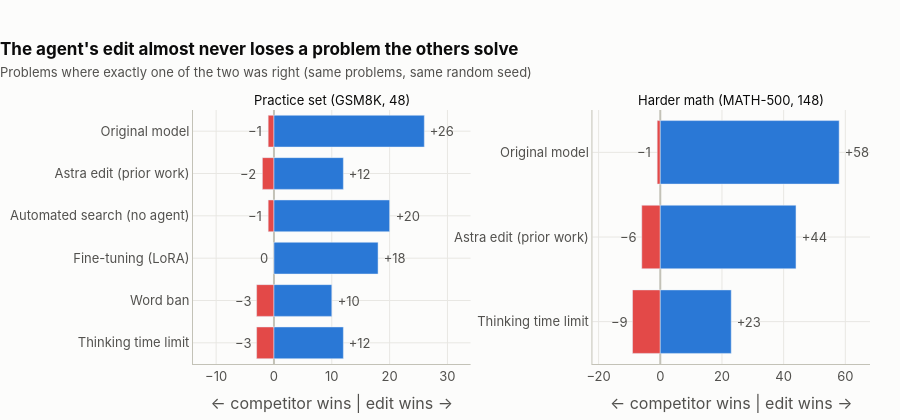

Source (notebook cell):
### Markdown cell above
## 3. Head-to-head, problem by problem

Overall percentages can hide noise. Here every competitor is run on the **same problems with the same random
seed** as the agent's edit, and we count only the problems where exactly one of the two got it right.
- **Blue (right):** problems the agent's edit rescued, meaning the edit solved them and the competitor did not.
- **Red (left):** problems the competitor solved that the edit missed.

### Code cell
def paired(tag, a, b):
    ra, rb = rows(tag, a), rows(tag, b)
    win = sum(y["correct"] and not x["correct"] for x, y in zip(ra, rb))
    lose = sum(x["correct"] and not y["correct"] for x, y in zip(ra, rb))
    return win, lose, len(ra)

A1 = "m2a_a1_062959_102"
fig = make_subplots(rows=1, cols=2, shared_yaxes=False, horizontal_spacing=0.18,
                    subplot_titles=[SETS["dev48"], SETS["math148"]])
for j, tag in enumerate(["dev48", "math148"], start=1):
    comps = [a for a in ["base", "astra", "m2a_naive", "ft_sft_ep2", "lbx_w10_t1", "bf4096"] if has(tag, a)]
    for c in comps:
        w, l, n = paired(tag, c, A1)
        both = n - w - l
        fig.add_bar(y=[label(c)], x=[-l], orientation="h", marker_color=RED, showlegend=False,
                    customdata=[[label(c), l, w, both]],
                    hovertemplate="<b>vs %{customdata[0]}</b><br>%{customdata[1]} problems: only the competitor got it right<br>%{customdata[2]} problems: only the agent's edit got it right<br>%{customdata[3]} problems: same result for both<extra></extra>",
                    col=j, row=1)
        fig.add_bar(y=[label(c)], x=[w], orientation="h", marker_color=BLUE, showlegend=False,
                    customdata=[[label(c), l, w, both]], hovertemplate=fig.data[-1].hovertemplate, col=j, row=1)
        fig.add_annotation(x=w, y=label(c), text=f" +{w}", showarrow=False, xanchor="left", font=dict(color=INK2), col=j, row=1)
        fig.add_annotation(x=-l, y=label(c), text=f"−{l} " if l else "0 ", showarrow=False, xanchor="right", font=dict(color=INK2), col=j, row=1)
    fig.update_yaxes(categoryorder="array", categoryarray=[label(a) for a in comps[::-1]], col=j)
fig.update_layout(barmode="relative")
fig.update_xaxes(title="← competitor wins | edit wins →", zeroline=True, zerolinecolor=INK2)
fig.update_xaxes(range=[-14, 34], col=1); fig.update_xaxes(range=[-22, 68], col=2)
style(fig, 420, "The agent's edit almost never loses a problem the others solve",
      "Problems where exactly one of the two was right (same problems, same random seed)")
for a in fig.layout.annotations[:2]:
    a.font = dict(size=13, color=INK)
show(fig)

### Figure 1 — Plotly figure (JSON) as saved in the notebook; plotly's stock layout.template omitted (floating-point values rounded to 4 significant figures)
{"data": [{"customdata": [["Original model", 1, 26, 21]], "hovertemplate": "<b>vs %{customdata[0]}</b><br>%{customdata[1]} problems: only the competitor got it right<br>%{customdata[2]} problems: only the agent's edit got it right<br>%{customdata[3]} problems: same result for both<extra></extra>", "marker": {"color": "#e34948"}, "orientation": "h", "showlegend": false, "type": "bar", "x": [-1], "xaxis": "x", "y": ["Original model"], "yaxis": "y"}, {"customdata": [["Original model", 1, 26, 21]], "hovertemplate": "<b>vs %{customdata[0]}</b><br>%{customdata[1]} problems: only the competitor got it right<br>%{customdata[2]} problems: only the agent's edit got it right<br>%{customdata[3]} problems: same result for both<extra></extra>", "marker": {"color": "#2a78d6"}, "orientation": "h", "showlegend": false, "type": "bar", "x": [26], "xaxis": "x", "y": ["Original model"], "yaxis": "y"}, {"customdata": [["Astra edit (prior work)", 2, 12, 34]], "hovertemplate": "<b>vs %{customdata[0]}</b><br>%{customdata[1]} problems: only the competitor got it right<br>%{customdata[2]} problems: only the agent's edit got it right<br>%{customdata[3]} problems: same result for both<extra></extra>", "marker": {"color": "#e34948"}, "orientation": "h", "showlegend": false, "type": "bar", "x": [-2], "xaxis": "x", "y": ["Astra edit (prior work)"], "yaxis": "y"}, {"customdata": [["Astra edit (prior work)", 2, 12, 34]], "hovertemplate": "<b>vs %{customdata[0]}</b><br>%{customdata[1]} problems: only the competitor got it right<br>%{customdata[2]} problems: only the agent's edit got it right<br>%{customdata[3]} problems: same result for both<extra></extra>", "marker": {"color": "#2a78d6"}, "orientation": "h", "showlegend": false, "type": "bar", "x": [12], "xaxis": "x", "y": ["Astra edit (prior work)"], "yaxis": "y"}, {"customdata": [["Automated search (no agent)", 1, 20, 27]], "hovertemplate": "<b>vs %{customdata[0]}</b><br>%{customdata[1]} problems: only the competitor got it right<br>%{customdata[2]} problems: only the agent's edit got it right<br>%{customdata[3]} problems: same result for both<extra></extra>", "marker": {"color": "#e34948"}, "orientation": "h", "showlegend": false, "type": "bar", "x": [-1], "xaxis": "x", "y": ["Automated search (no agent)"], "yaxis": "y"}, {"customdata": [["Automated search (no agent)", 1, 20, 27]], "hovertemplate": "<b>vs %{customdata[0]}</b><br>%{customdata[1]} problems: only the competitor got it right<br>%{customdata[2]} problems: only the agent's edit got it right<br>%{customdata[3]} problems: same result for both<extra></extra>", "marker": {"color": "#2a78d6"}, "orientation": "h", "showlegend": false, "type": "bar", "x": [20], "xaxis": "x", "y": ["Automated search (no agent)"], "yaxis": "y"}, {"customdata": [["Fine-tuning (LoRA)", 0, 18, 30]], "hovertemplate": "<b>vs %{customdata[0]}</b><br>%{customdata[1]} problems: only the competitor got it right<br>%{customdata[2]} problems: only the agent's edit got it right<br>%{customdata[3]} problems: same result for both<extra></extra>", "marker": {"color": "#e34948"}, "orientation": "h", "showlegend": false, "type": "bar", "x": [0], "xaxis": "x", "y": ["Fine-tuning (LoRA)"], "yaxis": "y"}, {"customdata": [["Fine-tuning (LoRA)", 0, 18, 30]], "hovertemplate": "<b>vs %{customdata[0]}</b><br>%{customdata[1]} problems: only the competitor got it right<br>%{customdata[2]} problems: only the agent's edit got it right<br>%{customdata[3]} problems: same result for both<extra></extra>", "marker": {"color": "#2a78d6"}, "orientation": "h", "showlegend": false, "type": "bar", "x": [18], "xaxis": "x", "y": ["Fine-tuning (LoRA)"], "yaxis": "y"}, {"customdata": [["Word ban", 3, 10, 35]], "hovertemplate": "<b>vs %{customdata[0]}</b><br>%{customdata[1]} problems: only the competitor got it right<br>%{customdata[2]} problems: only the agent's edit got it right<br>%{customdata[3]} problems: same result for both<extra></extra>", "marker": {"color": "#e34948"}, "orientation": "h", "showlegend": false, "type": "bar", "x": [-3], "xaxis": "x", "y": ["Word ban"], "yaxis": "y"}, {"customdata": [["Word ban", 3, 10, 35]], "hovertemplate": "<b>vs %{customdata[0]}</b><br>%{customdata[1]} problems: only the competitor got it right<br>%{customdata[2]} problems: only the agent's edit got it right<br>%{customdata[3]} problems: same result for both<extra></extra>", "marker": {"color": "#2a78d6"}, "orientation": "h", "showlegend": false, "type": "bar", "x": [10], "xaxis": "x", "y": ["Word ban"], "yaxis": "y"}, {"customdata": [["Thinking time limit", 3, 12, 33]], "hovertemplate": "<b>vs %{customdata[0]}</b><br>%{customdata[1]} problems: only the competitor got it right<br>%{customdata[2]} problems: only the agent's edit got it right<br>%{customdata[3]} problems: same result for both<extra></extra>", "marker": {"color": "#e34948"}, "orientation": "h", "showlegend": false, "type": "bar", "x": [-3], "xaxis": "x", "y": ["Thinking time limit"], "yaxis": "y"}, {"customdata": [["Thinking time limit", 3, 12, 33]], "hovertemplate": "<b>vs %{customdata[0]}</b><br>%{customdata[1]} problems: only the competitor got it right<br>%{customdata[2]} problems: only the agent's edit got it right<br>%{customdata[3]} problems: same result for both<extra></extra>", "marker": {"color": "#2a78d6"}, "orientation": "h", "showlegend": false, "type": "bar", "x": [12], "xaxis": "x", "y": ["Thinking time limit"], "yaxis": "y"}, {"customdata": [["Original model", 1, 58, 89]], "hovertemplate": "<b>vs %{customdata[0]}</b><br>%{customdata[1]} problems: only the competitor got it right<br>%{customdata[2]} problems: only the agent's edit got it right<br>%{customdata[3]} problems: same result for both<extra></extra>", "marker": {"color": "#e34948"}, "orientation": "h", "showlegend": false, "type": "bar", "x": [-1], "xaxis": "x2", "y": ["Original model"], "yaxis": "y2"}, {"customdata": [["Original model", 1, 58, 89]], "hovertemplate": "<b>vs %{customdata[0]}</b><br>%{customdata[1]} problems: only the competitor got it right<br>%{customdata[2]} problems: only the agent's edit got it right<br>%{customdata[3]} problems: same result for both<extra></extra>", "marker": {"color": "#2a78d6"}, "orientation": "h", "showlegend": false, "type": "bar", "x": [58], "xaxis": "x2", "y": ["Original model"], "yaxis": "y2"}, {"customdata": [["Astra edit (prior work)", 6, 44, 98]], "hovertemplate": "<b>vs %{customdata[0]}</b><br>%{customdata[1]} problems: only the competitor got it right<br>%{customdata[2]} problems: only the agent's edit got it right<br>%{customdata[3]} problems: same result for both<extra></extra>", "marker": {"color": "#e34948"}, "orientation": "h", "showlegend": false, "type": "bar", "x": [-6], "xaxis": "x2", "y": ["Astra edit (prior work)"], "yaxis": "y2"}, {"customdata": [["Astra edit (prior work)", 6, 44, 98]], "hovertemplate": "<b>vs %{customdata[0]}</b><br>%{customdata[1]} problems: only the competitor got it right<br>%{customdata[2]} problems: only the agent's edit got it right<br>%{customdata[3]} problems: same result for both<extra></extra>", "marker": {"color": "#2a78d6"}, "orientation": "h", "showlegend": false, "type": "bar", "x": [44], "xaxis": "x2", "y": ["Astra edit (prior work)"], "yaxis": "y2"}, {"customdata": [["Thinking time limit", 9, 23, 116]], "hovertemplate": "<b>vs %{customdata[0]}</b><br>%{customdata[1]} problems: only the competitor got it right<br>%{customdata[2]} problems: only the agent's edit got it right<br>%{customdata[3]} problems: same result for both<extra></extra>", "marker": {"color": "#e34948"}, "orientation": "h", "showlegend": false, "type": "bar", "x": [-9], "xaxis": "x2", "y": ["Thinking time limit"], "yaxis": "y2"}, {"customdata": [["Thinking time limit", 9, 23, 116]], "hovertemplate": "<b>vs %{customdata[0]}</b><br>%{customdata[1]} problems: only the competitor got it right<br>%{customdata[2]} problems: only the agent's edit got it right<br>%{customdata[3]} problems: same result for both<extra></extra>", "marker": {"color": "#2a78d6"}, "orientation": "h", "showlegend": false, "type": "bar", "x": [23], "xaxis": "x2", "y": ["Thinking time limit"], "yaxis": "y2"}], "layout": {"annotations": [{"font": {"color": "#0b0b0b", "size": 13}, "showarrow": false, "text": "Practice set (GSM8K, 48)", "x": 0.205, "xanchor": "center", "xref": "paper", "y": 1.0, "yanchor": "bottom", "yref": "paper"}, {"font": {"color": "#0b0b0b", "size": 13}, "showarrow": false, "text": "Harder math (MATH-500, 148)", "x": 0.795, "xanchor": "center", "xref": "paper", "y": 1.0, "yanchor": "bottom", "yref": "paper"}, {"font": {"color": "#52514e"}, "showarrow": false, "text": " +26", "x": 26, "xanchor": "left", "xref": "x", "y": "Original model", "yref": "y"}, {"font": {"color": "#52514e"}, "showarrow": false, "text": "−1 ", "x": -1, "xanchor": "right", "xref": "x", "y": "Original model", "yref": "y"}, {"font": {"color": "#52514e"}, "showarrow": false, "text": " +12", "x": 12, "xanchor": "left", "xref": "x", "y": "Astra edit (prior work)", "yref": "y"}, {"font": {"color": "#52514e"}, "showarrow": false, "text": "−2 ", "x": -2, "xanchor": "right", "xref": "x", "y": "Astra edit (prior work)", "yref": "y"}, {"font": {"color": "#52514e"}, "showarrow": false, "text": " +20", "x": 20, "xanchor": "left", "xref": "x", "y": "Automated search (no agent)", "yref": "y"}, {"font": {"color": "#52514e"}, "showarrow": false, "text": "−1 ", "x": -1, "xanchor": "right", "xref": "x", "y": "Automated search (no agent)", "yref": "y"}, {"font": {"color": "#52514e"}, "showarrow": false, "text": " +18", "x": 18, "xanchor": "left", "xref": "x", "y": "Fine-tuning (LoRA)", "yref": "y"}, {"font": {"color": "#52514e"}, "showarrow": false, "text": "0 ", "x": 0, "xanchor": "right", "xref": "x", "y": "Fine-tuning (LoRA)", "yref": "y"}, {"font": {"color": "#52514e"}, "showarrow": false, "text": " +10", "x": 10, "xanchor": "left", "xref": "x", "y": "Word ban", "yref": "y"}, {"font": {"color": "#52514e"}, "showarrow": false, "text": "−3 ", "x": -3, "xanchor": "right", "xref": "x", "y": "Word ban", "yref": "y"}, {"font": {"color": "#52514e"}, "showarrow": false, "text": " +12", "x": 12, "xanchor": "left", "xref": "x", "y": "Thinking time limit", "yref": "y"}, {"font": {"color": "#52514e"}, "showarrow": false, "text": "−3 ", "x": -3, "xanchor": "right", "xref": "x", "y": "Thinking time limit", "yref": "y"}, {"font": {"color": "#52514e"}, "showarrow": false, "text": " +58", "x": 58, "xanchor": "left", "xref": "x2", "y": "Original model", "yref": "y2"}, {"font": {"color": "#52514e"}, "showarrow": false, "text": "−1 ", "x": -1, "xanchor": "right", "xref": "x2", "y": "Original model", "yref": "y2"}, {"font": {"color": "#52514e"}, "showarrow": false, "text": " +44", "x": 44, "xanchor": "left", "xref": "x2", "y": "Astra edit (prior work)", "yref": "y2"}, {"font": {"color": "#52514e"}, "showarrow": false, "text": "−6 ", "x": -6, "xanchor": "right", "xref": "x2", "y": "Astra edit (prior work)", "yref": "y2"}, {"font": {"color": "#52514e"}, "showarrow": false, "text": " +23", "x": 23, "xanchor": "left", "xref": "x2", "y": "Thinking time limit", "yref": "y2"}, {"font": {"color": "#52514e"}, "showarrow": false, "text": "−9 ", "x": -9, "xanchor": "right", "xref": "x2", "y": "Thinking time limit", "yref": "y2"}], "bargap": 0.25, "barmode": "relative", "font": {"color": "#52514e", "family": "Inter, Helvetica, Arial, sans-serif", "size": 13}, "height": 420, "hoverlabel": {"align": "left", "bgcolor": "white", "bordercolor": "#c3c2b7", "font": {"color": "#0b0b0b", "size": 13}}, "legend": {"font": {"color": "#52514e"}, "orientation": "h", "x": 0, "y": -0.15}, "margin": {"b": 40, "l": 10, "r": 30, "t": 110}, "paper_bgcolor": "#fcfcfb", "plot_bgcolor": "#fcfcfb", "title": {"font": {"color": "#0b0b0b", "size": 17}, "text": "<b>The agent's edit almost never loses a problem the others solve</b><br><span style='font-size:13px;color:#52514e'>Problems where exactly one of the two was right (same problems, same random seed)</span>", "x": 0, "xanchor": "left"}, "xaxis": {"anchor": "y", "domain": [0.0, 0.41], "gridcolor": "#e8e7e3", "linecolor": "#c3c2b7", "range": [-14, 34], "tickfont": {"color": "#52514e"}, "title": {"text": "← competitor wins | edit wins →"}, "zeroline": true, "zerolinecolor": "#c3c2b7"}, "xaxis2": {"anchor": "y2", "domain": [0.59, 1.0], "gridcolor": "#e8e7e3", "linecolor": "#c3c2b7", "range": [-22, 68], "tickfont": {"color": "#52514e"}, "title": {"text": "← competitor wins | edit wins →"}, "zeroline": true, "zerolinecolor": "#c3c2b7"}, "yaxis": {"anchor": "x", "categoryarray": ["Thinking time limit", "Word ban", "Fine-tuning (LoRA)", "Automated search (no agent)", "Astra edit (prior work)", "Original model"], "categoryorder": "array", "domain": [0.0, 1.0], "gridcolor": "#e8e7e3", "linecolor": "#c3c2b7", "tickfont": {"color": "#52514e"}, "zerolinecolor": "#c3c2b7"}, "yaxis2": {"anchor": "x2", "categoryarray": ["Thinking time limit", "Astra edit (prior work)", "Original model"], "categoryorder": "array", "domain": [0.0, 1.0], "gridcolor": "#e8e7e3", "linecolor": "#c3c2b7", "tickfont": {"color": "#52514e"}, "zerolinecolor": "#c3c2b7"}}}
